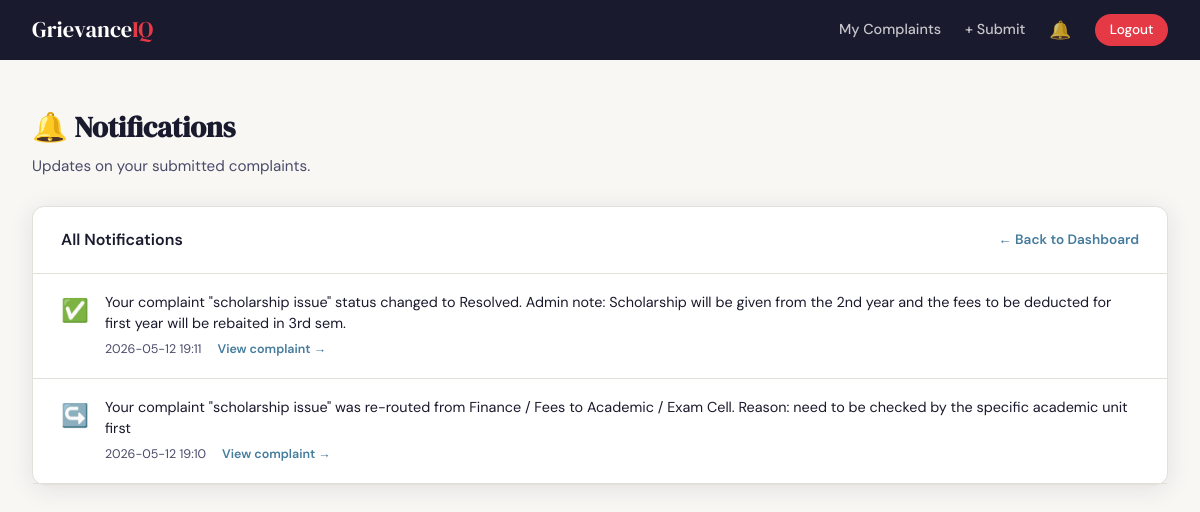
Screenshot of /notifications (signed in) with the database file from the repository.
### tables this page shows
CREATE TABLE notifications (
        id           INTEGER PRIMARY KEY AUTOINCREMENT,
        user_id      INTEGER NOT NULL,
        complaint_id INTEGER NOT NULL,
        message      TEXT    NOT NULL,
        is_read      INTEGER DEFAULT 0,
        created_at   TEXT    NOT NULL,
        FOREIGN KEY(user_id)      REFERENCES users(id),
        FOREIGN KEY(complaint_id) REFERENCES complaints(id)
    );

### app.py (the view)
@app.route('/notifications')
def notifications():
    if 'user_id' not in session or session['user_role'] != 'student':
        return redirect(url_for('login'))
    conn = get_db()
    notifs = conn.execute(
        '''SELECT n.*, c.title as complaint_title
           FROM notifications n
           JOIN complaints c ON n.complaint_id=c.id
           WHERE n.user_id=? ORDER BY n.created_at DESC''',
        (session['user_id'],)
    ).fetchall()
    conn.execute('UPDATE notifications SET is_read=1 WHERE user_id=?', (session['user_id'],))
    conn.commit()
    conn.close()
    return render_template('notifications.html', notifs=notifs, departments=DEPARTMENTS)

### app.py (called while the page is built)
def get_db():
    conn = sqlite3.connect('grievance.db')
    conn.row_factory = sqlite3.Row
    return conn

def get_unread_count(user_id):
    conn = get_db()
    row  = conn.execute(
        'SELECT COUNT(*) as cnt FROM notifications WHERE user_id=? AND is_read=0', (user_id,)
    ).fetchone()
    conn.close()
    return row['cnt'] if row else 0

@app.context_processor
def inject_globals():
    count = 0
    if session.get('user_id') and session.get('user_role') == 'student':
        count = get_unread_count(session['user_id'])
    return dict(unread_count=count, departments=DEPARTMENTS)

### templates/notifications.html (shortened to what this page needs)
{% extends "base.html" %}
{% block content %}
<div class="page">
    <div style="margin-bottom:1.5rem;">
        <h1 class="page-title">🔔 Notifications</h1>
        <p class="page-subtitle">Updates on your submitted complaints.</p>
    </div>
    <div class="card">
        <div class="card-header">
            <span style="font-weight:600;">All Notifications</span>
            <a href="{{ url_for('student_dashboard') }}"
               style="font-size:.85rem;color:var(--accent2);text-decoration:none;font-weight:600;">← Back to Dashboard</a>
        </div>
        {% if notifs %}
        <div>
            {% for n in notifs %}
            <div style="padding:1.1rem 1.75rem; border-bottom:1px solid var(--border);
                        display:flex; gap:1rem; align-items:flex-start;">
                <div style="font-size:1.4rem;flex-shrink:0;margin-top:.1rem;">
                    {% if 'Resolved' in n.message %}✅
                    {% elif 'In Progress' in n.message %}🔄
                    {% elif 're-routed' in n.message %}↪️
                    {% else %}🔔{% endif %}
                </div>
                <div style="flex:1;">
                    <div style="font-size:.9rem;color:var(--ink);line-height:1.5;">{{ n.message }}</div>
                    <div style="display:flex;gap:1rem;align-items:center;margin-top:.35rem;flex-wrap:wrap;">
                        <span style="font-size:.78rem;color:var(--ink-soft);">{{ n.created_at }}</span>
                        <a href="{{ url_for('complaint_detail', cid=n.complaint_id) }}"
                           style="font-size:.78rem;color:var(--accent2);font-weight:600;text-decoration:none;">
                            View complaint →
                        </a>
                    </div>
                </div>
            </div>
            {% endfor %}
        </div>
        {% else %}
        <div class="empty-state">
            <div class="icon">🔔</div>
            <p>No notifications yet. You'll be notified whenever your complaint status changes.</p>
        </div>
        {% endif %}
    </div>
</div>
{% endblock %}

### templates/base.html (style rules this page uses)
*, *::before, *::after { box-sizing: border-box; margin: 0; padding: 0; }
:root { --ink: #1a1a2e; --ink-soft: #4a4a6a; --surface: #f8f7f4; --white: #ffffff; --accent: #e63946; --accent2: #457b9d; --accent3: #2a9d8f; --warn: #f4a261; --border: #e2e0da; --shadow: 0 4px 24px rgba(26,26,46,.10); --radius: 12px; }
body { font-family: 'DM Sans', sans-serif; background: var(--surface); color: var(--ink); min-height: 100vh; line-height: 1.6; }
.page { padding: 2rem; max-width: 1200px; margin: 0 auto; }
.card { background: var(--white); border-radius: var(--radius); box-shadow: var(--shadow); border: 1px solid var(--border); }
.card-header { padding: 1.25rem 1.75rem; border-bottom: 1px solid var(--border); display: flex; align-items: center; justify-content: space-between; }
.page-title { font-family: 'DM Serif Display', serif; font-size: 1.8rem; color: var(--ink); margin-bottom: .25rem; }
.page-subtitle { color: var(--ink-soft); font-size: .95rem; margin-bottom: 1.75rem; }

### rows the page displays
notifications: message "Your complaint \"scholarship issue\" status changed to Resolved. Admin note: Scholarship will be given from the 2nd year and the fees to be deducted for first year will be rebaited in 3rd sem.", created_at "2026-05-12 19:11"
notifications: message "Your complaint \"scholarship issue\" was re-routed from Finance / Fees to Academic / Exam Cell. Reason: need to be checked by the specific academic unit first", created_at "2026-05-12 19:10"
